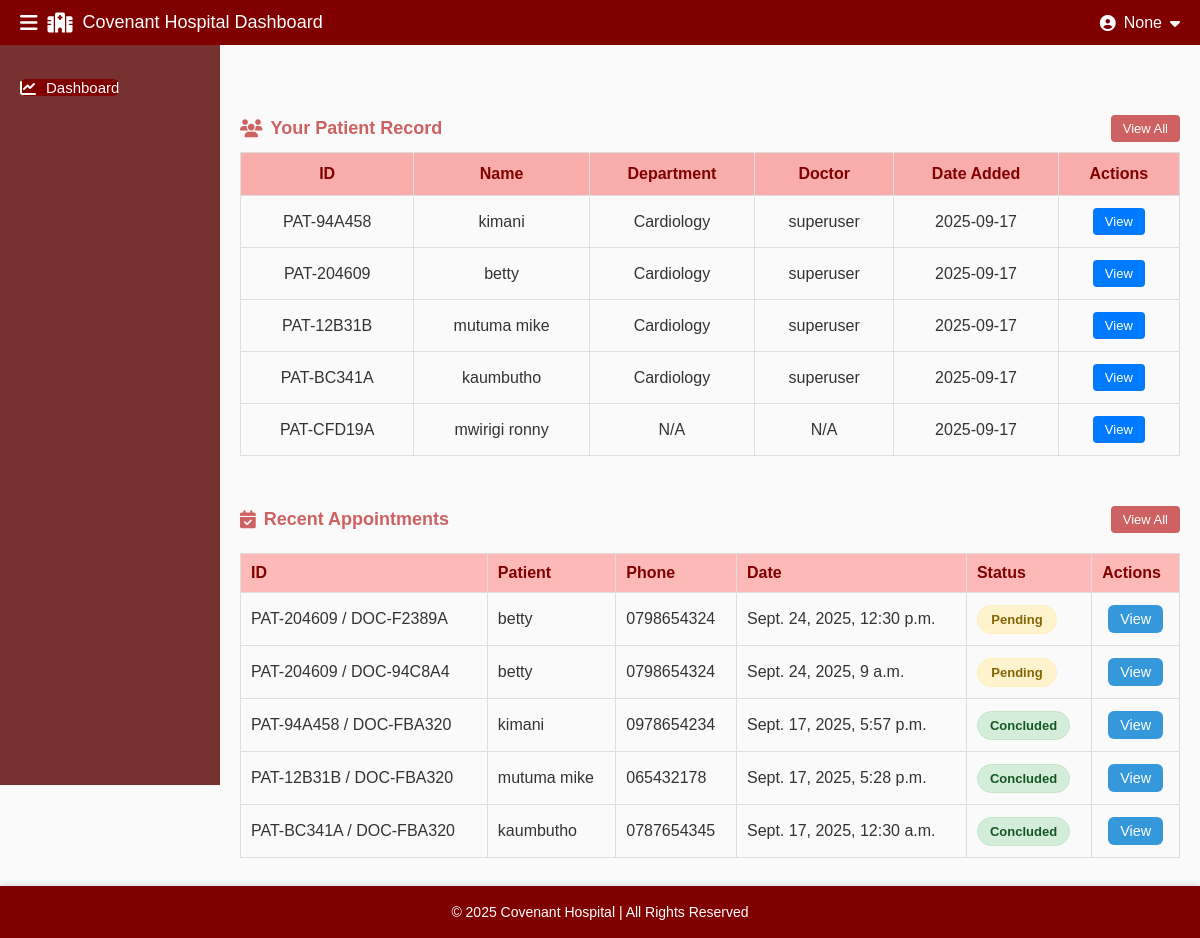
The app's page /dashboard/ (signed in) with its own data.
### core/models.py (models this page shows, shortened)
class Patient(models.Model):
    patient_id = models.CharField(max_length=20, unique=True, editable=False, blank=True, null=True)  # ✅
    name = models.CharField(max_length=200)
    phone = models.CharField(max_length=20)
    age = models.PositiveIntegerField()
    gender = models.CharField(max_length=1, choices=(('M', 'Male'), ('F', 'Female')))
    date_added = models.DateTimeField(auto_now_add=True)

class Appointment(models.Model):
    STATUS_CHOICES = (
        ('confirmed', 'Confirmed'),
        ('pending', 'Pending'),
        ('cancelled', 'Cancelled'),
    )
    patient = models.ForeignKey(Patient, on_delete=models.CASCADE, related_name="appointments")
    doctor = models.ForeignKey(Doctor, on_delete=models.SET_NULL, null=True, blank=True, related_name="appointments")
    date = models.DateTimeField()
    status = models.CharField(max_length=20, choices=STATUS_CHOICES, default='pending')

class Doctor(models.Model):
    doctor_id = models.CharField(max_length=20, unique=True, editable=False, blank=True, null=True)
    name = models.CharField(max_length=200)
    email = models.EmailField(blank=True, null=True)
    phone = models.CharField(max_length=20, blank=True, null=True)
    department = models.ForeignKey(Department, on_delete=models.SET_NULL, null=True, blank=True)
    approved = models.BooleanField(default=False)

class Department(models.Model):
    name = models.CharField(max_length=100, unique=True, default="General")
    def __str__(self):
        return self.name

### core/views.py (the view, shortened to what this page needs)
# urls.py: path("dashboard/", views.dashboard, name="dashboard"),
@session_required
def dashboard(request):
    role = request.session.get("user_role")
    doctor = None
    patient = None
    if role == "doctor":
        doctor_id = request.session.get("doctor_id")
        doctor = Doctor.objects.filter(id=doctor_id).first()
        if not doctor:
            messages.error(request, "Doctor account not linked properly.")
            return render(request, "dashboard/dashboard.html", {})
        appointments = Appointment.objects.filter(doctor=doctor).order_by("-date")[:5]
        patients = (
            Patient.objects.filter(appointments__doctor=doctor)
            .distinct()
            .order_by("-date_added")[:5]
            .prefetch_related("appointments__doctor")
        )
        reports = Report.objects.filter(author=doctor).order_by("-date")[:5]
        messages_qs = Message.objects.filter(recipient_doctor=doctor).order_by("-date_sent")[:5]
    else:  # admin/staff
        appointments = Appointment.objects.all().order_by("-date")[:5]
        patients = Patient.objects.all().order_by("-date_added")[:5]
        reports = Report.objects.all().order_by("-date")[:5]
        messages_qs = Message.objects.all().order_by("-date_sent")[:5]
    return render(request, "dashboard/dashboard.html", {
        "appointments": appointments,
        "patients": patients,
        "reports": reports,
        "messages": messages_qs,
        "session_role": role,   # 👈 role for template
        "doctor": doctor,       # 👈 doctor object if role == doctor
        "patient": patient,     # 👈 patient object if role == patient
    })

### core/context_processors.py (called while the page is built)
def session_info(request):
    role = request.session.get("user_role")
    name = None
    if role == "doctor":
        doctor_id = request.session.get("doctor_id")
        doctor = Doctor.objects.filter(id=doctor_id).first()
        if doctor:
            name = f"Dr. {doctor.name}"
    elif role == "patient":
        patient_id = request.session.get("patient_id")
        patient = Patient.objects.filter(id=patient_id).first()
        if patient:
            name = patient.name
    return {
        "session_role": role,
        "session_name": name,
    }

### templates/dashboard/dashboard.html (shortened to what this page needs)
{% extends "dashboard/base_dashboard.html" %}
{% block content %}
      <section class="patients">
  <div class="section-header">
    {% if session_role == "doctor" %}
      <h3><i class="fa-solid fa-users"></i> Recent Patients</h3>
    {% else %}
      <h3><i class="fa-solid fa-users"></i> Your Patient Record</h3>
    {% endif %}
    <a href="{% url 'patients' %}" class="btn-view-all">View All</a>
  </div>
  <div class="table-wrapper">
    <table class="patients-table">
      <thead>
        <tr>
          <th>ID</th>
          <th>Name</th>
          {% if session_role == "doctor" %}
            <th>Phone</th>
            <th>Age</th>
            <th>Gender</th>
            <th>Actions</th>
          {% else %}
            <th>Department</th>
            <th>Doctor</th>
            <th>Date Added</th>
            <th>Actions</th>
          {% endif %}
        </tr>
      </thead>
      <tbody>
        {% for p in patients %}
          <tr>
            <td>{{ p.patient_id }}</td>
            <td class="patient-name">{{ p.name }}</td>
            {% if session_role == "doctor" %}
              <td>{{ p.phone }}</td>
              <td>{{ p.age }}</td>
              <td>{{ p.gender }}</td>
              <td>
  <div class="action-buttons">
    {% if session_role == "doctor" %}
      <a href="{% url 'patient_detail' p.patient_id %}" class="btn-action view">View</a>
      <a href="#" class="btn-action update">Update</a>
    {% else %}
      <a href="{% url 'patient_detail' p.patient_id %}" class="btn-action view">View</a>
    {% endif %}
  </div>
</td>
            {% else %}
              <td>
                {% with appt=p.appointments.first %}
                  {% if appt and appt.doctor %}
                    {{ appt.doctor.department }}
                  {% else %}
                    N/A
                  {% endif %}
                {% endwith %}
              </td>
              <td>
  {% with appt=p.appointments.first %}
    {% if appt and appt.doctor %}
      {{ appt.doctor.name }}
    {% else %}
      N/A
    {% endif %}
  {% endwith %}
</td>
              <td>{{ p.date_added|date:"Y-m-d" }}</td>
              <td>
                <a href="{% url 'patient_detail' p.patient_id %}" class="btn-action view">View</a>
              </td>
            {% endif %}
          </tr>
        {% empty %}
          <tr><td colspan="7">No patients found.</td></tr>
        {% endfor %}
      </tbody>
    </table>
  </div>
</section>
      <section class="appointments">
        <div class="section-header">
          <h3><i class="fa-solid fa-calendar-check"></i> Recent Appointments</h3>
          <a href="{% url 'appointments' %}" class="btn-view-all">View All</a>
        </div>
        <div class="table-wrapper">
          <table class="appointments-table">
            <thead>
              <tr>
                <th>ID</th>
                <th>Patient</th>
                <th>Phone</th>
                <th>Date</th>
                <th>Status</th>
                <th>Actions</th>
              </tr>
            </thead>
            <tbody>
              {% for appt in appointments %}
              <tr>
                <td>{% if session_role == "doctor" %}
    {{ appt.patient.patient_id }}
  {% elif session_role == "patient" %}
    {{ appt.doctor.doctor_id }}
  {% else %}
    {{ appt.patient.patient_id }} / {{ appt.doctor.doctor_id }}
  {% endif %}</td>
                <td>{{ appt.patient.name }}</td>
                <td>{{ appt.patient.phone }}</td>
                <td>{{ appt.date }}</td>
                <td><span class="status {{ appt.status|lower }}">{{ appt.status }}</span></td>
                <td>
  <div class="action-buttons">
    <a href="{% url 'appointment_detail' appt.id %}" class="btn-action view">View</a>
  </div>
</td>
              </tr>
              {% empty %}
              <tr><td colspan="5">No appointments found.</td></tr>
              {% endfor %}
            </tbody>
          </table>
        </div>
      </section>
{% endblock %}

### static/css/dashboard.css (style rules this page uses)
* { margin: 0; padding: 0; box-sizing: border-box; }
body { font-family: Arial, sans-serif; background: #f8f8f8; color: #333; }
.section-header { display: flex; justify-content: space-between; align-items: center; margin: 20px 0 10px; }
.section-header h3 { font-size: 18px; color: rgb(206, 97, 97); display: flex; align-items: center; gap: 8px; }
.btn-view-all { background: rgb(206, 97, 97); color: #fff; padding: 6px 12px; border-radius: 4px; text-decoration: none; font-size: 13px; }
.table-wrapper { width: 100%; overflow-x: auto; -webkit-overflow-scrolling: touch; }
.appointments-table, .patients-table, .reports-table { min-width: 600px; }
.appointments-table { width: 100%; border-collapse: collapse; margin-top: 10px; }
.appointments-table th, .appointments-table td { padding: 10px; border: 1px solid #ddd; text-align: left; }
.appointments-table th { background: #f3e6e6; color: maroon; }
.status { display: inline-block; padding: 6px 12px; border-radius: 20px; font-size: 13px; font-weight: 600; text-transform: capitalize; text-align: center; min-width: 80px; }
.status.concluded { background-color: #d4edda; color: #155724; border: 1px solid #c3e6cb; }
.status.pending { background-color: #fff3cd; color: #856404; border: 1px solid #ffeeba; }
.appointments-table .btn-action { display: inline-block; padding: 6px 12px; margin: 2px; font-size: 0.9rem; border-radius: 6px; text-decoration: none; color: #fff; transition: background 0.2s ease-in-out; }
.appointments-table .btn-action.view { background-color: #3498db; }
.appointments-table .action-buttons { display: flex; gap: 6px; }
.patients-table { width: 100%; border-collapse: collapse; margin-bottom: 30px; }
.patients-table th, .patients-table td { padding: 12px; border: 1px solid #ddd; text-align: center; }
.patients-table th { background: #f8acac; color: maroon; }
.action-buttons { display: flex; gap: 8px; justify-content: center; align-items: center; }
.btn-action { display: inline-block; padding: 6px 12px; font-size: 13px; border-radius: 4px; text-decoration: none; transition: 0.2s; }
.btn-action.view { background: #007bff; color: #fff; }
.appointments-table th, .appointments-table td { border: 1px solid #ddd; padding: 10px; text-align: left; }
.appointments-table th { background: rgb(253, 184, 184); color: maroon; }
.appointments-table tr:nth-child(even) { background: #fafafa; }

### records on screen
Patient: patient_id "PAT-94A458", name "kimani", appointments.first.doctor.department "Cardiology", appointments.first.doctor.name "superuser", date_added "2025-09-17"
Patient: patient_id "PAT-204609", name "betty", appointments.first.doctor.department "Cardiology", appointments.first.doctor.name "superuser", date_added "2025-09-17"
Patient: patient_id "PAT-12B31B", name "mutuma mike", appointments.first.doctor.department "Cardiology", appointments.first.doctor.name "superuser", date_added "2025-09-17"
Patient: patient_id "PAT-BC341A", name "kaumbutho", appointments.first.doctor.department "Cardiology", appointments.first.doctor.name "superuser", date_added "2025-09-17"
Patient: patient_id "PAT-CFD19A", name "mwirigi ronny", shows "N/A", date_added "2025-09-17"
Appointment: patient.patient_id "PAT-204609", doctor.doctor_id "DOC-F2389A", patient.name "betty", patient.phone "0798654324", date "Sept. 24, 2025, 12:30 p.m.", status "Pending"
Appointment: patient.patient_id "PAT-204609", doctor.doctor_id "DOC-94C8A4", patient.name "betty", patient.phone "0798654324", date "Sept. 24, 2025, 9 a.m.", status "Pending"
Appointment: patient.patient_id "PAT-94A458", doctor.doctor_id "DOC-FBA320", patient.name "kimani", patient.phone "0978654234", date "Sept. 17, 2025, 5:57 p.m.", status "Concluded"
Appointment: patient.patient_id "PAT-12B31B", doctor.doctor_id "DOC-FBA320", patient.name "mutuma mike", patient.phone "065432178", date "Sept. 17, 2025, 5:28 p.m.", status "Concluded"
Appointment: patient.patient_id "PAT-BC341A", doctor.doctor_id "DOC-FBA320", patient.name "kaumbutho", patient.phone "0787654345", date "Sept. 17, 2025, 12:30 a.m.", status "Concluded"

### other values on screen
{{ session_name }} "None"
